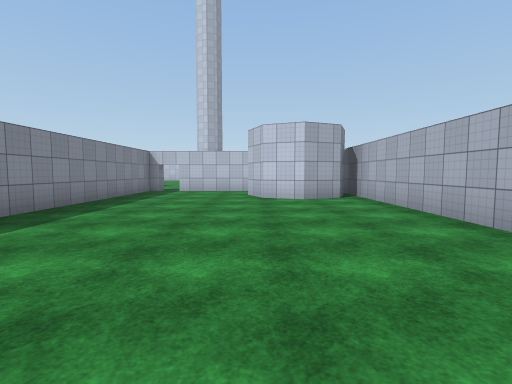
view 1 (above)

17 first-person views from a walk through a Unity game level. The camera is 1.4 m above the floor, tilts 4° down and sees 85° across. The floor is counted in squares, 2 m on a side. Each view is taken from the middle of a square. On the plan, view 1 faces up. The plan holds only what a view shows up to about 9 squares ahead; the rest is blank. The place goes on beyond the plan. Surface patterns are stand-ins for the level's own textures.

view 2
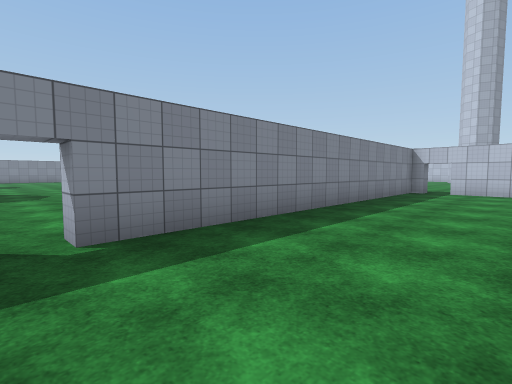

view 3
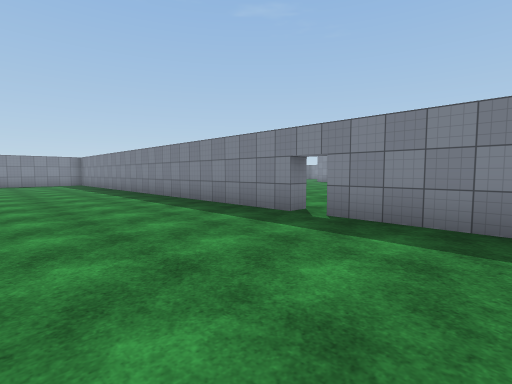

view 4
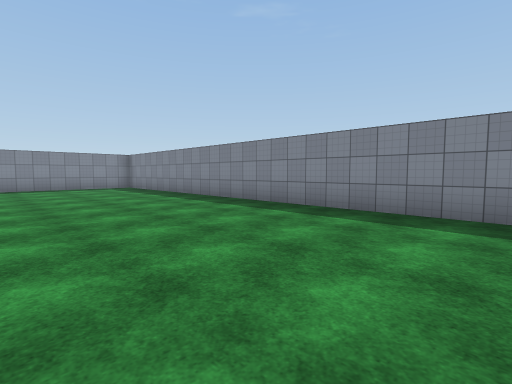

view 5
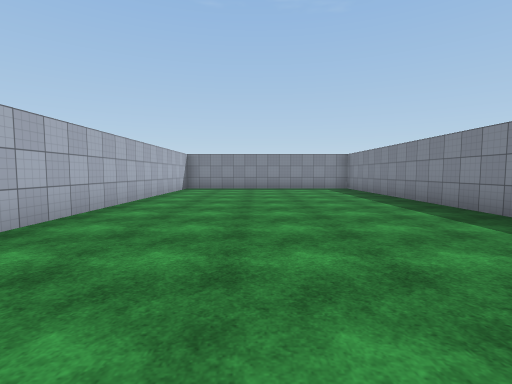

view 6
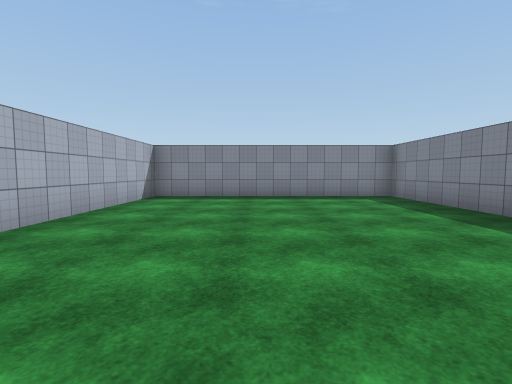

view 7
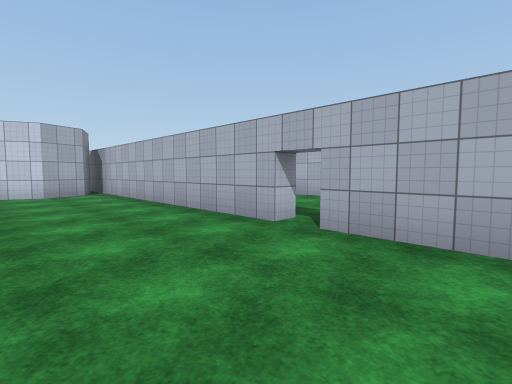

view 8
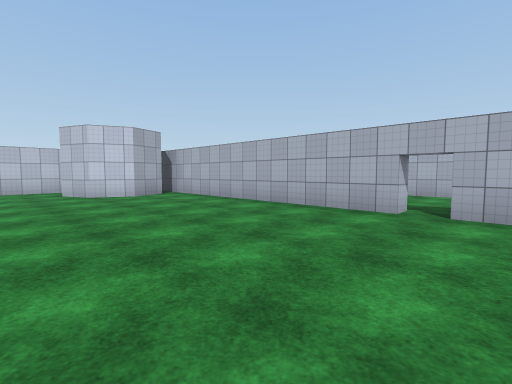

view 9
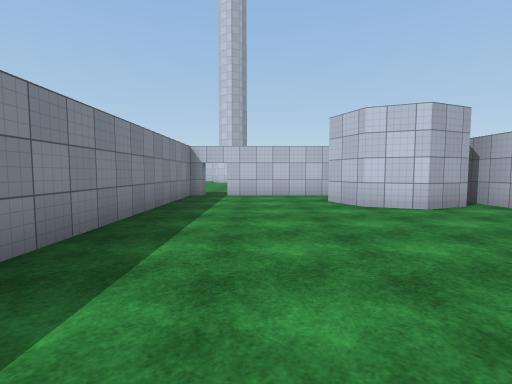

view 10
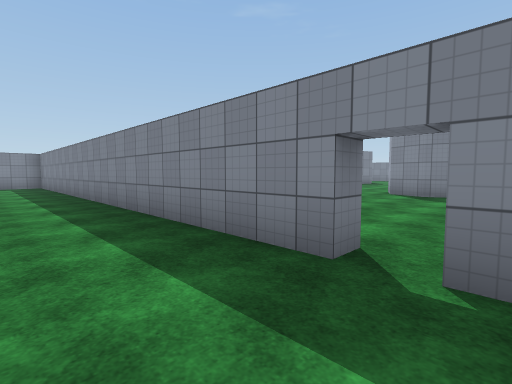

view 11
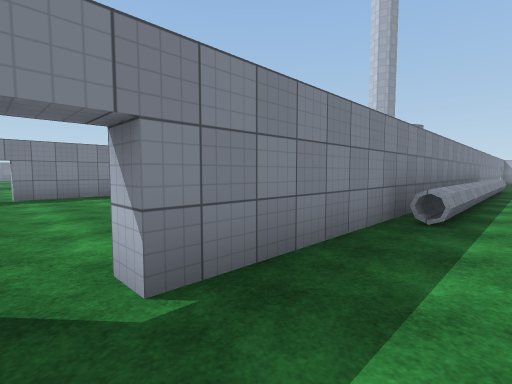

view 12
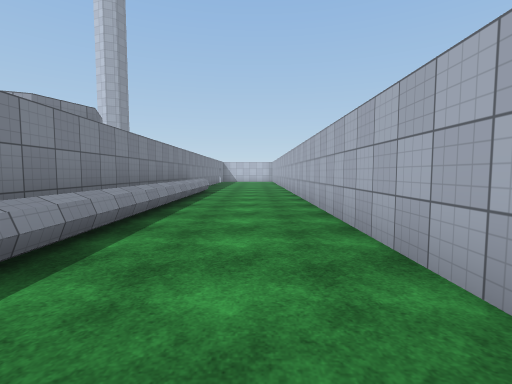

view 13
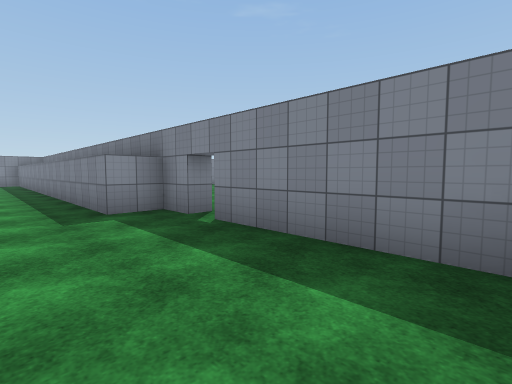

view 14
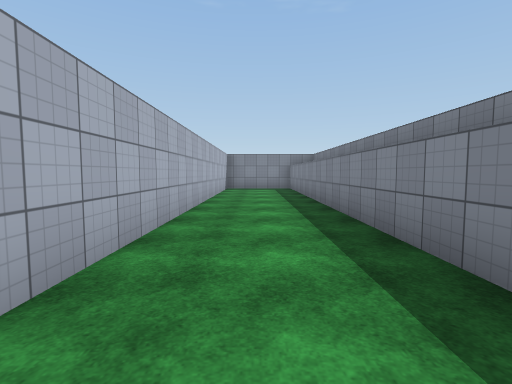

view 15
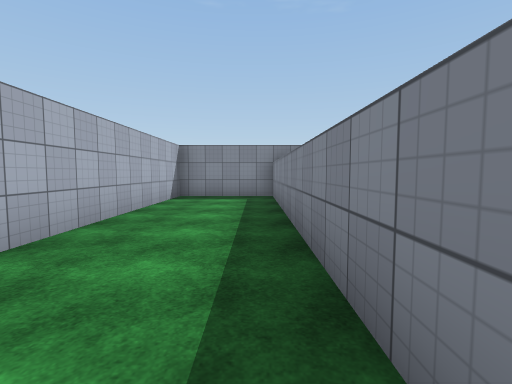

view 16
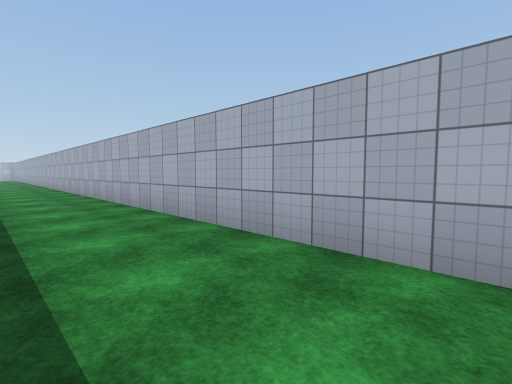

view 17
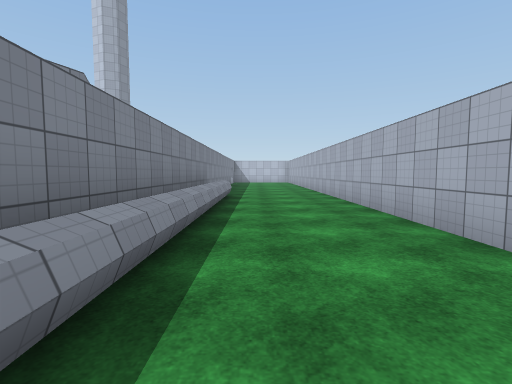

### Floor plan
Key: @ floor where view 1 was taken; # wall or solid block; x gap in a wall; . floor; ^ raised ledge.
Columns run from 12 left of view 1 to 8 right of it. Each row starts with its distance up from view 1.
 12                #^...#
 11         #x###  #^...#
 10         #....  #^...#
  9         #...#  #^...#
  8         #...####^...#
  7         #......#^...#
  6         #......#^...#
  5         #......#^...#
  4         #......#....#
  3         #......#....#
  2 ..      #......#....#
  1 ........#......#....#
  0   ..........@.......#
 -1 #.......#......##...#
 -2 #.....  #......##...#
 -3         #.....  #...#
 -4         #...... #...#
 -5         #......##...#
 -6         #......##...#
 -7         #......##...#
 -8         #......##...#
 -9         #......##...#
-10         #......##...#
-11         #......##...#
-12         #......##...#
-13         #......##...#
-14         #......##...#

Positions as (right, up) in squares from view 1, and headings:
1: (0, 0), facing up
2: (-1, 0), facing up-left
3: (0, 3), facing down-left
4: (1, -1), facing down-left
5: (0, -2), facing down
6: (0, -6), facing down
7: (0, -2), facing up-right
8: (-2, -1), facing up-right
9: (-2, 2), facing up
10: (-2, 1), facing down-left
11: (5, 0), facing up-left
12: (6, 3), facing up
13: (6, 4), facing down-left
14: (6, -2), facing down
15: (5, -6), facing down
16: (5, -6), facing up-right
17: (5, 5), facing up
